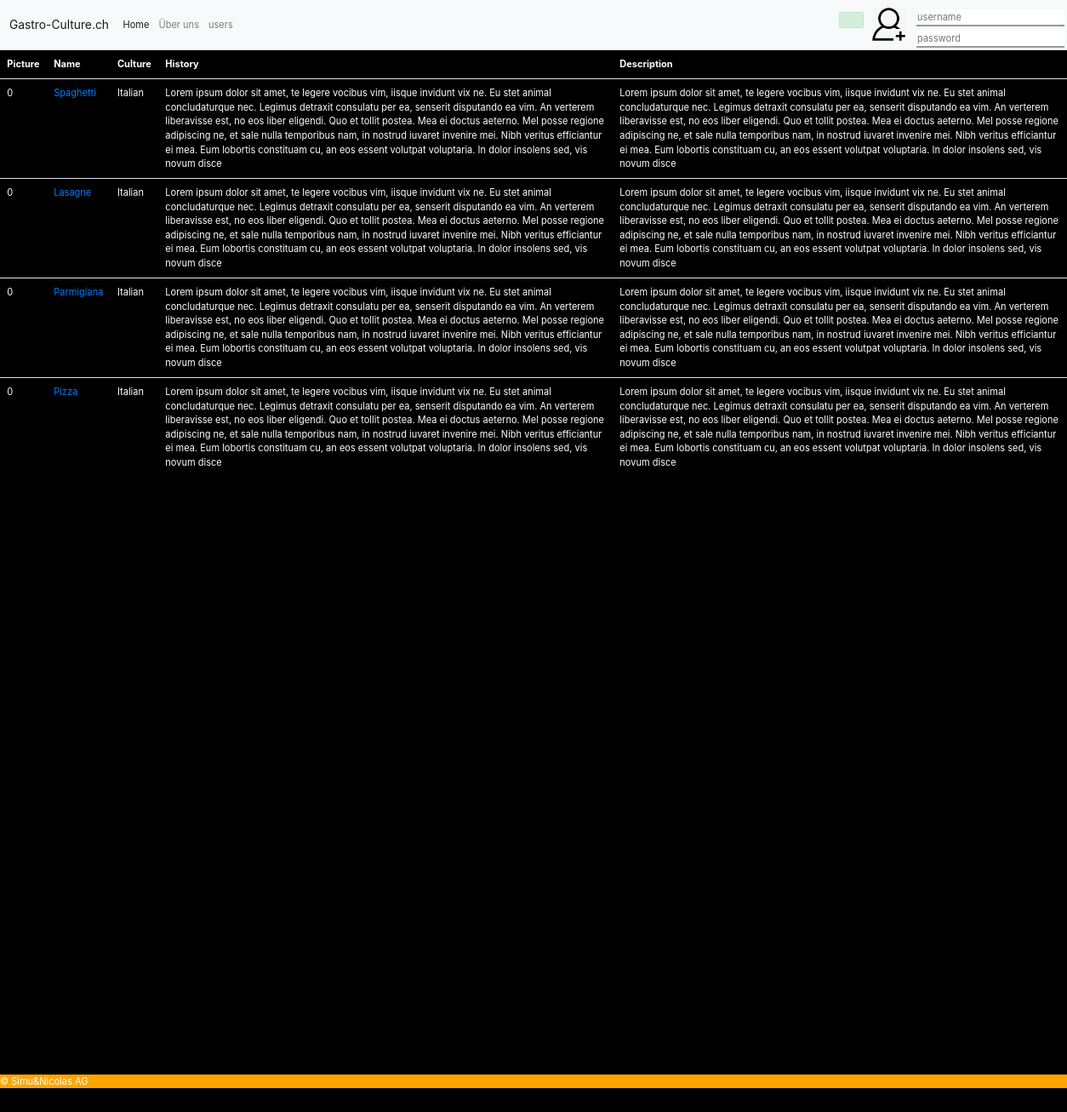
The page /rezept?country=Italy (signed in) on the database its author committed.
### tables this page shows
CREATE TABLE  recipes (
  recipe_id    	 INT UNSIGNED NOT NULL AUTO_INCREMENT,
  country_id   	 INT UNSIGNED NOT NULL,
  recipe       	 VARCHAR(64)  NOT NULL,
  culture      	 VARCHAR(64)  NOT NULL,
  history      	 VARCHAR(500) NOT NULL,
  description  	 VARCHAR(500) NOT NULL,
  recipe_picture VARCHAR(64)  NOT NULL,
  PRIMARY KEY  (recipe_id),
  CONSTRAINT FK_Country FOREIGN KEY (country_id)
  REFERENCES countries(country_id)
  ON DELETE CASCADE);

### lib/View.php (called while the page is built, shortened)
<?php
class View
{
    private $viewfile;
    public function __construct($viewfile)
    {
        $this->viewfile = "./../view/$viewfile.php";
    }
    public function display()
    {
        require './../view/header.php';
        require $this->viewfile;
        require './../view/footer.php';
    }
}

### controller/RezeptController.php (called while the page is built, shortened)
<?php
require_once '../repository/RezeptRepository.php';
class RezeptController
{
    public function index()
    {
        $rezeptRepository = new RezeptRepository();
        $view = new View('rezept_index');
        $view->title = 'recipes';
        $view->heading = '';
        $view->recipes = $rezeptRepository->readrecipes($_GET['country']);
        $view->display();
    }
}

### lib/Dispatcher.php (called while the page is built, shortened)
<?php
class Dispatcher
{
    public static function dispatch()
    {
        $method = 'index';
        $controller = new $controllerName();
        $controller->$method();
    }
}

### public/index.php (called while the page is built, shortened)
<?php
require_once '../lib/Dispatcher.php';
require_once '../lib/View.php';
$dispatcher = new Dispatcher();
$dispatcher->dispatch();

### config.php (called while the page is built)
<?php
  return array(
    'database' => array(
      'host' => 'localhost',
      'username' => 'root',
      'password' => '',
      'database' => 'gastro_culture_db',
    ),
  );
?>

### lib/ConnectionHandler.php (called while the page is built, shortened)
<?php
class ConnectionHandler
{
    private static $connection = null;
    public static function getConnection()
    {
        if (self::$connection === null) {
            $config = require '../config.php';
            $host = $config['database']['host'];
            $username = $config['database']['username'];
            $password = $config['database']['password'];
            $database = $config['database']['database'];
            self::$connection = new MySQLi($host, $username, $password, $database);
            self::$connection->set_charset('utf8');
        }
        return self::$connection;
    }
}

### repository/RezeptRepository.php (called while the page is built, shortened)
<?php
class RezeptRepository extends Repository
{
    protected $tableName = 'recipes';
    public function readrecipes($land) {
        $query = "SELECT * FROM $this->tableName WHERE country_id=(SELECT country_id FROM countries WHERE country like '$land%')";
        $statement = ConnectionHandler::getConnection()->prepare($query);
        $statement->execute();
        $result = $statement->get_result();
        $rows = array();
        while ($row = $result->fetch_object()) {
            $rows[] = $row;
        }
        return $rows;
    }
}

### view/rezept_index.php (the view)
<div class="panel panel-default">
    <div class="panel-body">
        <table class="table table-striped table-condensed">
            <thead>
            <tr>
                <th>Picture</th>
                <th>Name</th>
                <th>Culture</th>
                <th>History</th>
                <th>Description</th>
            </tr>
            </thead>
            <tbody>
            <?php
            $placeholer_pictures = 0;
            foreach($recipes as $recipe) {
                echo "<tr>
                <td>".$placeholer_pictures."</td>
				<td><a href='rezept/ingredients?recipe=$recipe->recipe'>".$recipe->recipe."</a></td>
				<td>".$recipe->culture."</td>
				<td>".$recipe->history."</td>
				<td>".$recipe->description."</td>
				</tr>\n";
            }
            ?>
            </tbody>
        </table>
    </div>
</div>

### public/css/style.css (style rules this page uses)
html { zoom: 69%; }
.body { background-color: black; color:white; }

### rows shown on the page
recipes: recipe "Spaghetti", culture "Italian", history "Lorem ipsum dolor sit amet, te legere vocibus vim, iisque invidunt vix ne. Eu stet animal concludaturque nec. Legimus detraxit consulatu per ea, senserit disputando ea vim. An verterem liberavisse est, no eos liber eligendi. Quo et tollit postea. Mea ei doctus aeterno. Mel posse regione adipiscing ne, et sale nulla temporibus nam, in nostrud iuvaret invenire mei. Nibh veritus efficiantur ei mea. Eum lobortis constituam cu, an eos essent volutpat voluptaria. In dolor insolens sed, vis novum disce", description "Lorem ipsum dolor sit amet, te legere vocibus vim, iisque invidunt vix ne. Eu stet animal concludaturque nec. Legimus detraxit consulatu per ea, senserit disputando ea vim. An verterem liberavisse est, no eos liber eligendi. Quo et tollit postea. Mea ei doctus aeterno. Mel posse regione adipiscing ne, et sale nulla temporibus nam, in nostrud iuvaret invenire mei. Nibh veritus efficiantur ei mea. Eum lobortis constituam cu, an eos essent volutpat voluptaria. In dolor insolens sed, vis novum disce"
recipes: recipe "Lasagne", culture "Italian", history "Lorem ipsum dolor sit amet, te legere vocibus vim, iisque invidunt vix ne. Eu stet animal concludaturque nec. Legimus detraxit consulatu per ea, senserit disputando ea vim. An verterem liberavisse est, no eos liber eligendi. Quo et tollit postea. Mea ei doctus aeterno. Mel posse regione adipiscing ne, et sale nulla temporibus nam, in nostrud iuvaret invenire mei. Nibh veritus efficiantur ei mea. Eum lobortis constituam cu, an eos essent volutpat voluptaria. In dolor insolens sed, vis novum disce", description "Lorem ipsum dolor sit amet, te legere vocibus vim, iisque invidunt vix ne. Eu stet animal concludaturque nec. Legimus detraxit consulatu per ea, senserit disputando ea vim. An verterem liberavisse est, no eos liber eligendi. Quo et tollit postea. Mea ei doctus aeterno. Mel posse regione adipiscing ne, et sale nulla temporibus nam, in nostrud iuvaret invenire mei. Nibh veritus efficiantur ei mea. Eum lobortis constituam cu, an eos essent volutpat voluptaria. In dolor insolens sed, vis novum disce"
recipes: recipe "Parmigiana", culture "Italian", history "Lorem ipsum dolor sit amet, te legere vocibus vim, iisque invidunt vix ne. Eu stet animal concludaturque nec. Legimus detraxit consulatu per ea, senserit disputando ea vim. An verterem liberavisse est, no eos liber eligendi. Quo et tollit postea. Mea ei doctus aeterno. Mel posse regione adipiscing ne, et sale nulla temporibus nam, in nostrud iuvaret invenire mei. Nibh veritus efficiantur ei mea. Eum lobortis constituam cu, an eos essent volutpat voluptaria. In dolor insolens sed, vis novum disce", description "Lorem ipsum dolor sit amet, te legere vocibus vim, iisque invidunt vix ne. Eu stet animal concludaturque nec. Legimus detraxit consulatu per ea, senserit disputando ea vim. An verterem liberavisse est, no eos liber eligendi. Quo et tollit postea. Mea ei doctus aeterno. Mel posse regione adipiscing ne, et sale nulla temporibus nam, in nostrud iuvaret invenire mei. Nibh veritus efficiantur ei mea. Eum lobortis constituam cu, an eos essent volutpat voluptaria. In dolor insolens sed, vis novum disce"
recipes: recipe "Pizza", culture "Italian", history "Lorem ipsum dolor sit amet, te legere vocibus vim, iisque invidunt vix ne. Eu stet animal concludaturque nec. Legimus detraxit consulatu per ea, senserit disputando ea vim. An verterem liberavisse est, no eos liber eligendi. Quo et tollit postea. Mea ei doctus aeterno. Mel posse regione adipiscing ne, et sale nulla temporibus nam, in nostrud iuvaret invenire mei. Nibh veritus efficiantur ei mea. Eum lobortis constituam cu, an eos essent volutpat voluptaria. In dolor insolens sed, vis novum disce", description "Lorem ipsum dolor sit amet, te legere vocibus vim, iisque invidunt vix ne. Eu stet animal concludaturque nec. Legimus detraxit consulatu per ea, senserit disputando ea vim. An verterem liberavisse est, no eos liber eligendi. Quo et tollit postea. Mea ei doctus aeterno. Mel posse regione adipiscing ne, et sale nulla temporibus nam, in nostrud iuvaret invenire mei. Nibh veritus efficiantur ei mea. Eum lobortis constituam cu, an eos essent volutpat voluptaria. In dolor insolens sed, vis novum disce"
